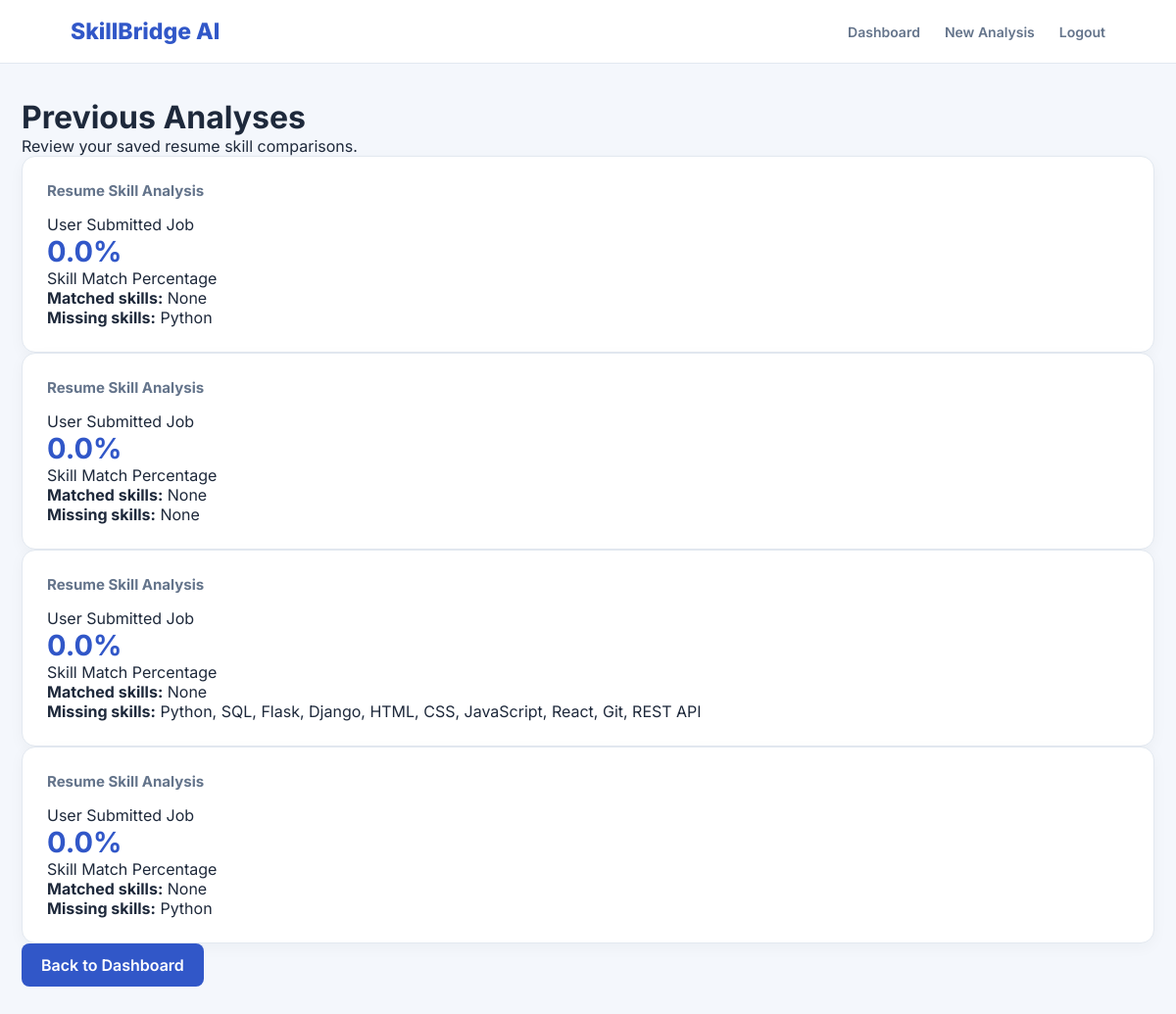
Screenshot of /history (signed in) with the database file from the repository.
### models.py (models this page shows)
class SkillMatch(db.Model):
    __tablename__ = "skill_matches"
    id = db.Column(db.Integer, primary_key=True)
    user_id = db.Column(db.Integer, db.ForeignKey("users.id"), nullable=False)
    job_id = db.Column(db.Integer, db.ForeignKey("jobs.id"), nullable=False)
    match_score = db.Column(db.Float, nullable=False)
    matched_skills = db.Column(db.Text)
    missing_skills = db.Column(db.Text)

class Job(db.Model):
    __tablename__ = "jobs"
    id = db.Column(db.Integer, primary_key=True)
    title = db.Column(db.String(150), nullable=False)
    company = db.Column(db.String(150), nullable=False)
    required_skills = db.Column(db.Text, nullable=False)
    description = db.Column(db.Text)

### app.py (the view)
@app.route("/history")
@login_required
def history():
    records = (
        db.session.query(
            SkillMatch,
            Job.title,
            Job.company
        )
        .join(Job, SkillMatch.job_id == Job.id)
        .filter(SkillMatch.user_id == current_user.id)
        .order_by(SkillMatch.id.desc())
        .all()
    )
    return render_template(
        "history.html",
        records=records
    )

### app.py (called while the page is built)
@login_manager.user_loader
def load_user(user_id):
    return db.session.get(User, int(user_id))

### templates/history.html (shortened to what this page needs)
<!DOCTYPE html>
<html lang="en">
<head>
    <link rel="stylesheet" href="{{ url_for('static', filename='css/style.css') }}">
</head>
<body>
    <nav class="navbar">
        <div class="logo">SkillBridge AI</div>
        <div class="nav-links">
            <a href="{{ url_for('dashboard') }}">Dashboard</a>
            <a href="{{ url_for('analysis') }}">New Analysis</a>
            <a href="{{ url_for('logout') }}">Logout</a>
        </div>
    </nav>
    <main class="container">
        <h1>Previous Analyses</h1>
        <p>Review your saved resume skill comparisons.</p>
        {% if records %}
        {% for match, job_title, company in records %}
        <div class="card">
            <h3>{{ job_title }}</h3>
            <p>{{ company }}</p>
            <h2>{{ match.match_score }}%</h2>
            <p>Skill Match Percentage</p>
            <p>
                <strong>Matched skills:</strong>
                {{ match.matched_skills or "None" }}
            </p>
            <p>
                <strong>Missing skills:</strong>
                {{ match.missing_skills or "None" }}
            </p>
        </div>
        {% endfor %}
        {% endif %}
        <a href="{{ url_for('dashboard') }}" class="btn">
            Back to Dashboard
        </a>
    </main>
</body>
</html>

### static/css/style.css (style rules this page uses)
* { margin: 0; padding: 0; box-sizing: border-box; }
:root { --primary: #3157c8; --primary-dark: #203f9c; --background: #f4f7fc; --white: #ffffff; --text: #1e293b; --muted: #64748b; --border: #e2e8f0; --success: #159b68; --danger: #dc4545; }
body { font-family: 'Inter', sans-serif; background: var(--background); color: var(--text); }
a { text-decoration: none; color: inherit; }
.navbar { background: var(--white); padding: 18px 6%; display: flex; align-items: center; justify-content: space-between; border-bottom: 1px solid var(--border); }
.logo { font-size: 23px; font-weight: 800; color: var(--primary); }
.nav-links { display: flex; gap: 25px; align-items: center; }
.nav-links a { color: var(--muted); font-size: 14px; font-weight: 600; }
.container { max-width: 1200px; margin: 35px auto; padding: 0 22px; }
.card { background: var(--white); border: 1px solid var(--border); padding: 25px; border-radius: 14px; box-shadow: 0 4px 15px rgba(30, 41, 59, 0.04); }
.card h3 { font-size: 15px; color: var(--muted); margin-bottom: 15px; }
.card h2 { font-size: 29px; color: var(--primary); }
.btn { display: inline-block; background: var(--primary); color: white; padding: 12px 20px; border: none; border-radius: 8px; cursor: pointer; font-weight: 600; }

### rows the page displays
SkillMatch: title "Resume Skill Analysis", company "User Submitted Job", match_score "0.0", matched_skills "None", missing_skills "Python"
SkillMatch: title "Resume Skill Analysis", company "User Submitted Job", match_score "0.0", matched_skills "None", missing_skills "None"
SkillMatch: title "Resume Skill Analysis", company "User Submitted Job", match_score "0.0", matched_skills "None", missing_skills "Python, SQL, Flask, Django, HTML, CSS, JavaScript, React, Git, REST API"
SkillMatch: title "Resume Skill Analysis", company "User Submitted Job", match_score "0.0", matched_skills "None", missing_skills "Python"
